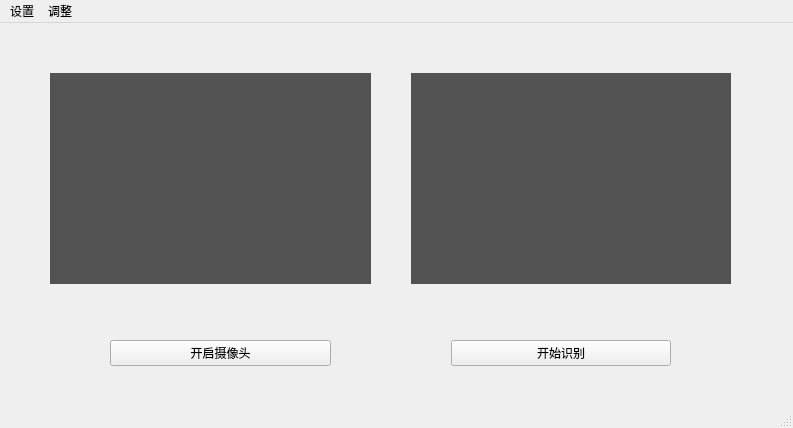
<?xml version="1.0" encoding="UTF-8"?>
<ui version="4.0">
 <class>MainWindow</class>
 <widget class="QMainWindow" name="MainWindow">
  <property name="geometry">
   <rect>
    <x>0</x>
    <y>0</y>
    <width>793</width>
    <height>428</height>
   </rect>
  </property>
  <property name="windowTitle">
   <string>MainWindow</string>
  </property>
  <widget class="QWidget" name="centralwidget">
   <widget class="QWidget" name="horizontalLayoutWidget">
    <property name="geometry">
     <rect>
      <x>50</x>
      <y>40</y>
      <width>681</width>
      <height>231</height>
     </rect>
    </property>
    <layout class="QHBoxLayout" name="horizontalLayout">
     <property name="spacing">
      <number>40</number>
     </property>
     <property name="topMargin">
      <number>10</number>
     </property>
     <property name="rightMargin">
      <number>0</number>
     </property>
     <property name="bottomMargin">
      <number>10</number>
     </property>
     <item>
      <widget class="QLabel" name="label_2">
       <property name="autoFillBackground">
        <bool>false</bool>
       </property>
       <property name="styleSheet">
        <string notr="true">background:rgb(83, 82, 82)</string>
       </property>
       <property name="text">
        <string/>
       </property>
      </widget>
     </item>
     <item>
      <widget class="QLabel" name="label_3">
       <property name="autoFillBackground">
        <bool>false</bool>
       </property>
       <property name="styleSheet">
        <string notr="true">background:rgb(83, 82, 82)</string>
       </property>
       <property name="text">
        <string/>
       </property>
      </widget>
     </item>
    </layout>
   </widget>
   <widget class="QWidget" name="gridLayoutWidget">
    <property name="geometry">
     <rect>
      <x>50</x>
      <y>290</y>
      <width>681</width>
      <height>80</height>
     </rect>
    </property>
    <layout class="QGridLayout" name="gridLayout">
     <property name="leftMargin">
      <number>60</number>
     </property>
     <property name="rightMargin">
      <number>60</number>
     </property>
     <property name="horizontalSpacing">
      <number>120</number>
     </property>
     <item row="0" column="0">
      <widget class="QPushButton" name="pushButton">
       <property name="text">
        <string>开启摄像头</string>
       </property>
      </widget>
     </item>
     <item row="0" column="1">
      <widget class="QPushButton" name="pushButton_2">
       <property name="text">
        <string>开始识别</string>
       </property>
       <property name="autoRepeatDelay">
        <number>300</number>
       </property>
      </widget>
     </item>
    </layout>
   </widget>
  </widget>
  <widget class="QMenuBar" name="menubar">
   <property name="geometry">
    <rect>
     <x>0</x>
     <y>0</y>
     <width>793</width>
     <height>22</height>
    </rect>
   </property>
   <widget class="QMenu" name="menu">
    <property name="title">
     <string>设置</string>
    </property>
    <widget class="QMenu" name="menu_3">
     <property name="title">
      <string>设置曲线图位置</string>
     </property>
     <addaction name="action_7"/>
     <addaction name="action_8"/>
     <addaction name="action_9"/>
     <addaction name="action_10"/>
    </widget>
    <widget class="QMenu" name="menu_4">
     <property name="title">
      <string>动作识别类型</string>
     </property>
     <addaction name="actionfront_raise"/>
     <addaction name="actionpull_up"/>
     <addaction name="actionsquat"/>
     <addaction name="actionbench_pressing"/>
     <addaction name="actionjump_jack"/>
     <addaction name="actionsitup"/>
     <addaction name="actionpush_up"/>
     <addaction name="actionpommelhorse"/>
    </widget>
    <addaction name="menu_3"/>
    <addaction name="menu_4"/>
   </widget>
   <widget class="QMenu" name="menu_2">
    <property name="title">
     <string>调整</string>
    </property>
    <addaction name="action"/>
    <addaction name="action_2"/>
    <addaction name="action_3"/>
    <addaction name="action_4"/>
   </widget>
   <addaction name="menu"/>
   <addaction name="menu_2"/>
  </widget>
  <widget class="QStatusBar" name="statusbar"/>
  <action name="action">
   <property name="text">
    <string>显示人体定位点</string>
   </property>
  </action>
  <action name="action_2">
   <property name="text">
    <string>显示姿态曲线</string>
   </property>
  </action>
  <action name="action_3">
   <property name="text">
    <string>显示识别动作类型</string>
   </property>
  </action>
  <action name="action_4">
   <property name="text">
    <string>显示重复动作个数</string>
   </property>
  </action>
  <action name="action_6">
   <property name="text">
    <string>设置字号大小</string>
   </property>
  </action>
  <action name="action_7">
   <property name="checkable">
    <bool>true</bool>
   </property>
   <property name="text">
    <string>左上</string>
   </property>
  </action>
  <action name="action_8">
   <property name="checkable">
    <bool>true</bool>
   </property>
   <property name="text">
    <string>左下</string>
   </property>
  </action>
  <action name="action_9">
   <property name="checkable">
    <bool>true</bool>
   </property>
   <property name="text">
    <string>右上</string>
   </property>
  </action>
  <action name="action_10">
   <property name="checkable">
    <bool>true</bool>
   </property>
   <property name="text">
    <string>右下</string>
   </property>
  </action>
  <action name="actionfront_raise">
   <property name="text">
    <string>front_raise</string>
   </property>
  </action>
  <action name="actionpull_up">
   <property name="text">
    <string>pull_up</string>
   </property>
  </action>
  <action name="actionsquat">
   <property name="text">
    <string>squat</string>
   </property>
  </action>
  <action name="actionbench_pressing">
   <property name="text">
    <string>bench_pressing</string>
   </property>
  </action>
  <action name="actionjump_jack">
   <property name="text">
    <string>jump_jack</string>
   </property>
  </action>
  <action name="actionsitup">
   <property name="text">
    <string>situp</string>
   </property>
  </action>
  <action name="actionpush_up">
   <property name="text">
    <string>push_up</string>
   </property>
  </action>
  <action name="actionpommelhorse">
   <property name="text">
    <string>pommelhorse</string>
   </property>
  </action>
 </widget>
 <resources/>
 <connections/>
</ui>
